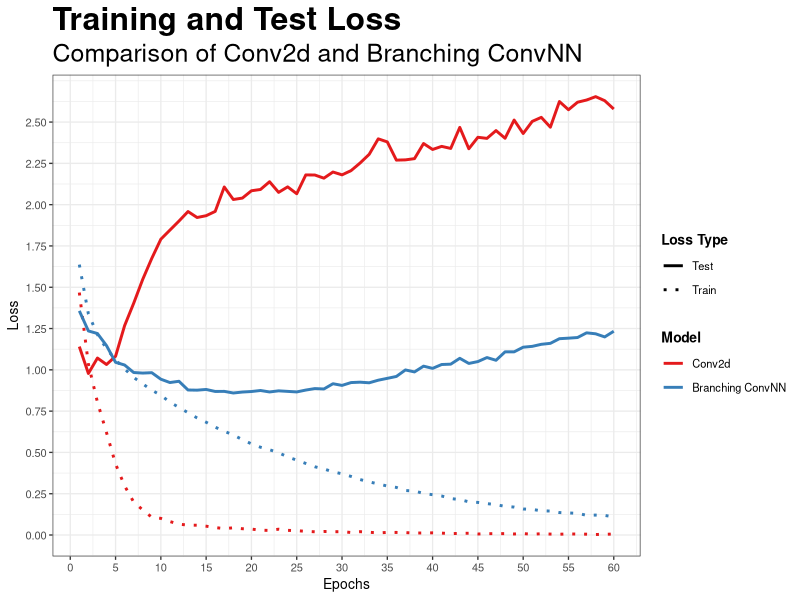
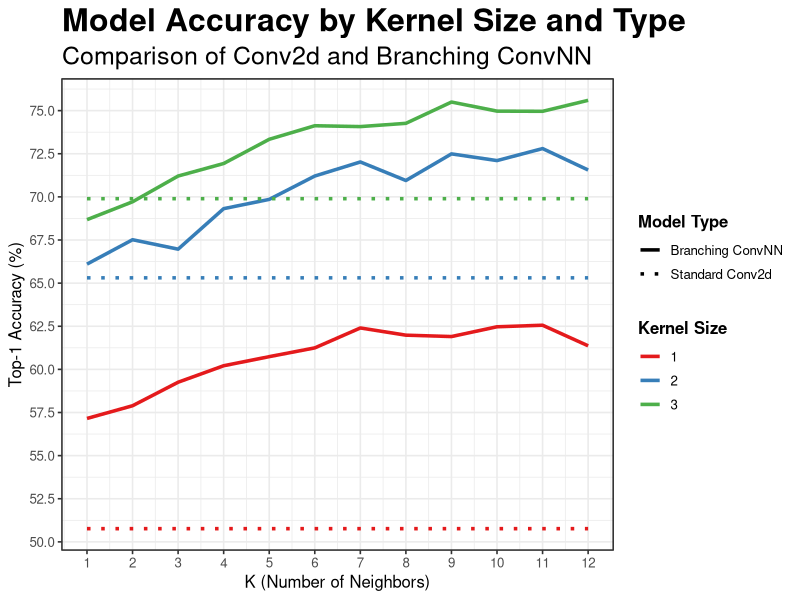
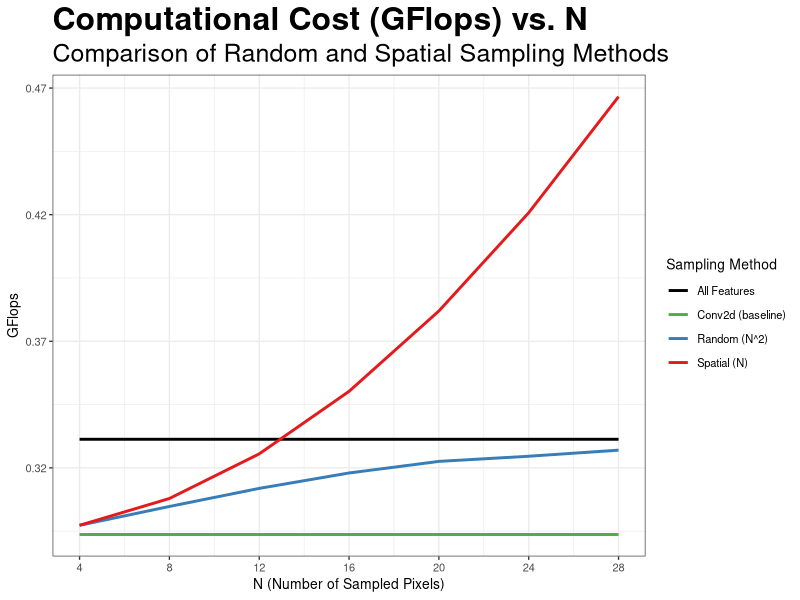
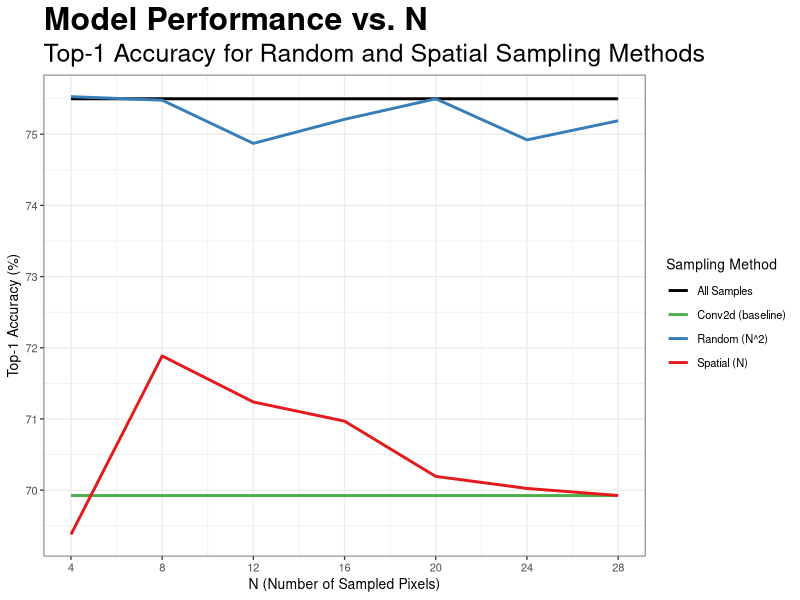
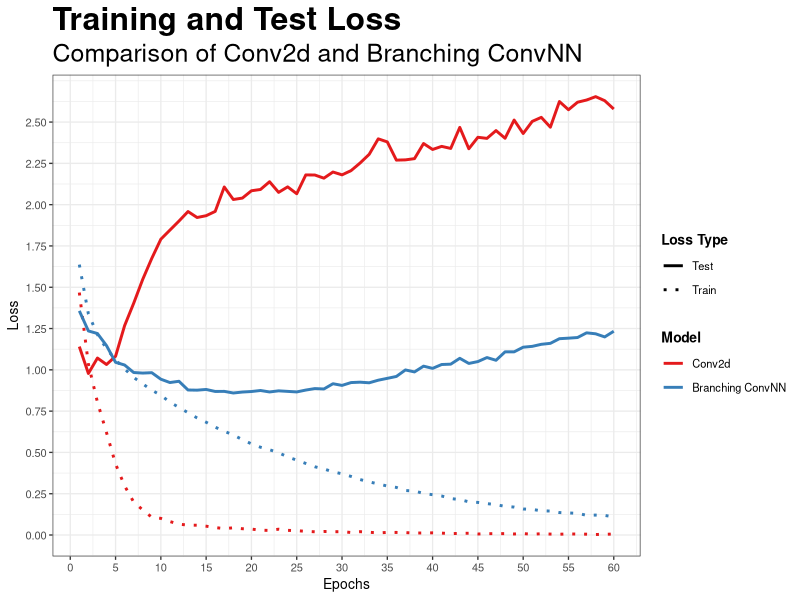
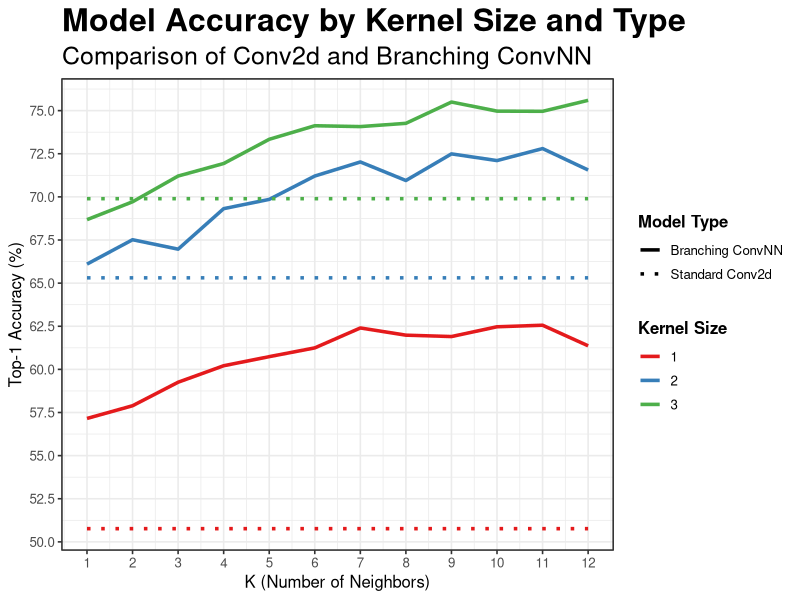
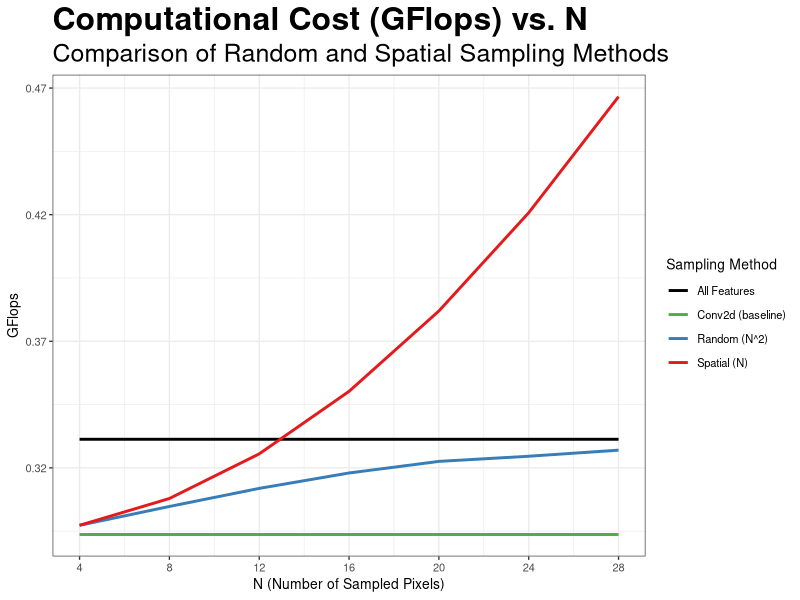
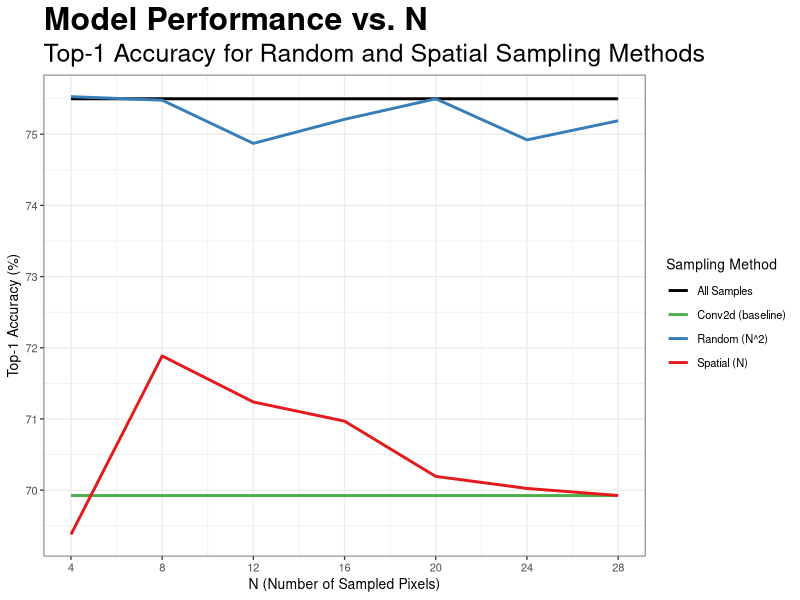

R code for these plots, in order:
## ---- chunk 1
knitr::opts_chunk$set(echo = TRUE)
## ---- chunk 2
## Loss Plot 
# "Convolutional-Nearest-Neighbor/Output/Sep_24_Branching_NoSplit/vgg_1e-5_cos/CIFAR10/Col_Col_Branch/"

setwd("/Users/mingikang/Developer/Convolutional-Nearest-Neighbor/plots")
data = read.csv("csv/Loss_Comparison.csv")

library(tidyverse)

# Assuming 'data' is loaded correctly, we create the long format data frame
df_long <- data %>%
  pivot_longer(
    cols = -epoch,
    names_to = c("Model", "Type", ".value"),
    names_sep = "_"
  )

# Create a single combined plot
combined_plot <- df_long %>%
  ggplot(aes(x = epoch, y = Loss, color = Model, linetype = Type)) +
  geom_line(linewidth = 1.0) +
  
  # --- Manual Scales for Aesthetics ---
  scale_color_brewer(
    palette = "Set1", 
    labels = c("ConvNN" = "Branching ConvNN")
    ) +
  
  scale_linetype_manual(
    name = "Loss Type", # Legend title for linetype
    values = c("Train" = "dotted", "Test" = "solid") # Assign specific linetypes
  ) +
  
  scale_x_continuous(
    breaks = seq(0, 60, by=5)
  ) + 
  scale_y_continuous(
    breaks = seq(0, 2.5, by=0.25)
  ) + 
  
  # --- Labels and Titles ---
  labs(
    title = "Training and Test Loss",
    subtitle = "Comparison of Conv2d and Branching ConvNN",
    x = "Epochs",
    y = "Loss",
    color = "Model" # Legend title for color
  ) +
  
  # --- Theme and Styling ---
  theme_bw(base_size = 10) +
  theme(
    legend.position = "right",
    plot.title = element_text(face = "bold", size = 23),
    plot.subtitle = element_text(size = 18),
    legend.title = element_text(face = "bold") # Make legend titles bold
  )

# Display the combined plot
print(combined_plot)

# Save the combined plot to a file
ggsave(
  "csv/loss_comparison_plot.png",
  plot = combined_plot,
  width = 8,
  height = 5,
  units = "in",
  dpi = 300,
  bg = "white"
)
## ---- chunk 3
## Ks Plot # Load the necessary libraries
# "Output/Sep_25_Branching_NoSplit_KTest/vgg_1e-5_cos/CIFAR10/LocCol_LocCol_Branch" 


library(tidyverse)
# The stringr package (part of tidyverse) is used for str_detect()
library(stringr) 

# --- Data Reading ---
# Set your working directory and read the data using the robust read_csv()
setwd("/Users/mingikang/Developer/Convolutional-Nearest-Neighbor/plots")
df <- read_csv("csv/Ks_Comparison.csv")

# --- Step 1: Reshape and Process Data ---
# Reshape the data and create new columns for Kernel Size and Model Type
df_processed <- df %>%
  pivot_longer(
    cols = -K,
    names_to = "Metric",
    values_to = "Value"
  ) %>%
  mutate(
    # Create a 'Kernel_Size' column by extracting the number from the 'Metric' string
    Kernel_Size = case_when(
      str_detect(Metric, "Ks1") ~ "1",
      str_detect(Metric, "Ks2") ~ "2",
      str_detect(Metric, "Ks3") ~ "3"
    ),
    # Create a 'Model_Type' column based on whether '_K' is in the 'Metric' string
    Model_Type = case_when(
      str_detect(Metric, "_K") ~ "Branching ConvNN",
      TRUE                     ~ "Standard Conv2d" # 'TRUE' acts as an else condition
    )
  )

# --- Step 2: Create the Plot with New Aesthetics ---
# Map 'color' to Kernel_Size and 'linetype' to Model_Type
k_plot <- ggplot(df_processed, aes(x = K, y = Value, color = Kernel_Size, linetype = Model_Type)) +
  geom_line(linewidth = 1.2) + # Draw the lines
  
  # --- Customize Scales and Legends ---
  scale_color_brewer(
    palette = "Set1",
    name = "Kernel Size" # Sets the title for the color legend
  ) + 
  scale_linetype_manual(
    name = "Model Type", # Sets the title for the linetype legend
    values = c("Standard Conv2d" = "dotted", "Branching ConvNN" = "solid")
  ) +
  
  # --- Customize Axes and Labels ---
  scale_x_continuous(breaks = 1:12) + # Ensure integer ticks for K
  scale_y_continuous(breaks = seq(50, 77.25, 2.5)) + # Ensure integer ticks for K
  
  labs(
    title = "Model Accuracy by Kernel Size and Type",
    subtitle = "Comparison of Conv2d and Branching ConvNN",
    x = "K (Number of Neighbors)",
    y = "Top-1 Accuracy (%)"
  ) +
  
  # --- Apply a Theme ---
  theme_bw(base_size = 12) +
  theme(
    legend.position = "right",
    plot.title = element_text(face = "bold", size = 23),
    plot.subtitle = element_text(size=18),
    legend.title = element_text(face = "bold") # Make legend titles bold
  )

# Step 3: Display the plot
print(k_plot)

# Step 4: Save the plot to a file
ggsave(
  "csv/ks_comparison_plot.png",
  plot = k_plot,
  width = 10,
  height = 6,
  units = "in",
  dpi = 300,
  bg = "white"
)


## ---- chunk 4

## Random + Spatial Sampling Plot 
# "Convolutional-Nearest-Neighbor/Output/Sep_27_Branching_NTest/vgg_1e-5_cos/CIFAR10/LocCol_LocCol_Branch"

setwd("/Users/mingikang/Developer/Convolutional-Nearest-Neighbor/plots")
df = read.csv("csv/N_Samples_Comparison.csv")


library(tidyverse)

# --- Step 2: Reshape the Data for Plotting ---
# We'll pivot the data to a 'long' format, which is ideal for ggplot.
# This creates a 'Type' column (Rand, Spat) and separate value columns (GFlops, Top1).
df_long <- df %>%
  # First, select only the columns we need
  select(N, Rand_GFlops, Rand_Top1, Spat_GFlops, Spat_Top1, All_GFlops, All_Top1, Conv_GFlops, Conv_Top1) %>%
  # Now, pivot them into a long format
  pivot_longer(
    cols = -N, # Select all columns except N
    names_to = c("Type", ".value"), # Split column names into 'Type' and the metric name
    names_sep = "_" # The character used to split the column names
  )

# --- Step 3: Create the GFlops Plot ---
gflops_plot <- ggplot(df_long, aes(x = N, y = GFlops, color = Type)) +
  geom_line(linewidth = 1) +
    # --- NEW: Use the same manual color scale ---
  scale_color_manual(
    name = "Sampling Method", # Legend title
    labels = c(
      Rand = "Random (N^2)", 
      Spat = "Spatial (N)", 
      All = "All Features", 
      Conv = "Conv2d (baseline)"
    ),
    values = c(
      Rand = "#377EB8",  # Blue
      Spat = "#E41A1C",  # Red
      All = "black",     # Black
      Conv = "#4DAF4A"   # Green
    )
  )+
  
  # --- Customize Axes and Labels ---
  scale_x_continuous(breaks = seq(4, 28, 4)) + # Ensure integer ticks for N
  scale_y_continuous(breaks = seq(0.27, 0.47, 0.05)) + # Ensure integer ticks for K
  
  labs(
    title = "Computational Cost (GFlops) vs. N",
    subtitle = "Comparison of Random and Spatial Sampling Methods",
    x = "N (Number of Sampled Pixels)",
    y = "GFlops",
    color = "Sampling Method"
  ) +
  theme_bw(base_size = 10) +
  theme(legend.position = "right", 
        plot.title = element_text(face = "bold", size = 23), 
        plot.subtitle = element_text(size = 18)
        )

# --- Step 4: Create the Top-1 Accuracy Plot ---
top1_plot <- ggplot(df_long, aes(x = N, y = Top1, color = Type)) +
  geom_line(linewidth = 1) +
    # --- NEW: Use the same manual color scale ---
  scale_color_manual(
    name = "Sampling Method", # Legend title
    labels = c(
      Rand = "Random (N^2)", 
      Spat = "Spatial (N)", 
      All = "All Samples", 
      Conv = "Conv2d (baseline)"
    ),
    values = c(
      Rand = "#377EB8",  # Blue
      Spat = "#E41A1C",  # Red
      All = "black",     # Black
      Conv = "#4DAF4A"   # Green
    ) 
  ) + 

  
  # --- Customize Axes and Labels ---
  scale_x_continuous(breaks = seq(4, 28, 4)) + # Ensure integer ticks for N
  scale_y_continuous(breaks = seq(67, 76, 1)) + # Ensure integer ticks for K
  
  labs(
    title = "Model Performance vs. N",
    subtitle = "Top-1 Accuracy for Random and Spatial Sampling Methods",
    x = "N (Number of Sampled Pixels)",
    y = "Top-1 Accuracy (%)",
    color = "Sampling Method"
  ) +
  theme_bw(base_size = 10) +
  theme(legend.position = "right", 
        plot.title = element_text(face = "bold", size = 23), 
        plot.subtitle = element_text(size = 18)
        )


# --- Step 5: Display the Plots ---
print(gflops_plot)
print(top1_plot)

# --- Step 6: (Optional) Save the Plots to Files ---
ggsave("csv/N_Gflops.png", plot = gflops_plot, width = 8, height = 5, dpi = 300, bg = "white")
ggsave("csv/N_Accuracy.png", plot = top1_plot, width = 8, height = 5, dpi = 300, bg = "white")


